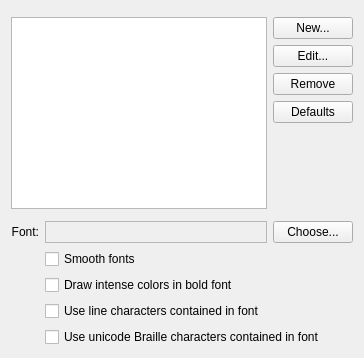
     <widget class="QWidget" name="colorSchemeTab">
      <attribute name="title">
       <string>Color scheme &amp;&amp; font</string>
      </attribute>
      <layout class="QGridLayout">
       <item row="0" column="0" colspan="3">
        <widget class="KMessageWidget" name="colorSchemeMessageWidget">
         <property name="frameShape">
          <enum>QFrame::Shape::StyledPanel</enum>
         </property>
         <property name="frameShadow">
          <enum>QFrame::Shadow::Raised</enum>
         </property>
        </widget>
       </item>
       <item row="1" column="0" colspan="2">
        <widget class="QListView" name="colorSchemeList">
         <property name="verticalScrollMode">
          <enum>QAbstractItemView::ScrollMode::ScrollPerPixel</enum>
         </property>
        </widget>
       </item>
       <item row="1" column="2">
        <layout class="QVBoxLayout">
         <property name="spacing">
          <number>0</number>
         </property>
         <item>
          <layout class="QVBoxLayout" name="colorSchemesBtnLayout">
           <property name="spacing">
            <number>6</number>
           </property>
           <item>
            <widget class="QPushButton" name="newColorSchemeButton">
             <property name="toolTip">
              <string>Create a new color scheme based upon the selected scheme</string>
             </property>
             <property name="text">
              <string comment="@action:button Create an alternate color scheme">New...</string>
             </property>
            </widget>
           </item>
           <item>
            <widget class="QPushButton" name="editColorSchemeButton">
             <property name="toolTip">
              <string>Edit the selected color scheme</string>
             </property>
             <property name="text">
              <string>Edit...</string>
             </property>
            </widget>
           </item>
           <item>
            <widget class="QPushButton" name="removeColorSchemeButton">
             <property name="toolTip">
              <string>Delete the selected color scheme</string>
             </property>
             <property name="text">
              <string>Remove</string>
             </property>
            </widget>
           </item>
           <item>
            <widget class="QPushButton" name="resetColorSchemeButton">
             <property name="toolTip">
              <string>Reset the selected color scheme settings to the default values</string>
             </property>
             <property name="text">
              <string>Defaults</string>
             </property>
            </widget>
           </item>
          </layout>
         </item>
         <item>
          <spacer>
           <property name="orientation">
            <enum>Qt::Orientation::Vertical</enum>
           </property>
           <property name="sizeHint" stdset="0">
            <size>
             <width>20</width>
             <height>20</height>
            </size>
           </property>
          </spacer>
         </item>
        </layout>
       </item>
       <item row="2" column="0" colspan="3">
        <widget class="KMessageWidget" name="transparencyWarningWidget"/>
       </item>
       <item row="3" column="0">
        <widget class="QLabel" name="label_7">
         <property name="sizePolicy">
          <sizepolicy hsizetype="Fixed" vsizetype="Preferred">
           <horstretch>0</horstretch>
           <verstretch>0</verstretch>
          </sizepolicy>
         </property>
         <property name="text">
          <string>Font:</string>
         </property>
         <property name="alignment">
          <set>Qt::AlignmentFlag::AlignRight|Qt::AlignmentFlag::AlignTrailing|Qt::AlignmentFlag::AlignVCenter</set>
         </property>
        </widget>
       </item>
       <item row="3" column="1">
        <widget class="QLabel" name="fontPreview">
         <property name="sizePolicy">
          <sizepolicy hsizetype="Expanding" vsizetype="Preferred">
           <horstretch>0</horstretch>
           <verstretch>0</verstretch>
          </sizepolicy>
         </property>
         <property name="frameShape">
          <enum>QFrame::Shape::StyledPanel</enum>
         </property>
         <property name="frameShadow">
          <enum>QFrame::Shadow::Sunken</enum>
         </property>
         <property name="text">
          <string notr="true"/>
         </property>
         <property name="textFormat">
          <enum>Qt::TextFormat::PlainText</enum>
         </property>
        </widget>
       </item>
       <item row="3" column="2">
        <widget class="QPushButton" name="chooseFontButton">
         <property name="text">
          <string comment="@action:button open a dialog with list of fonts">Choose...</string>
         </property>
        </widget>
       </item>
       <item row="4" column="1" colspan="2">
        <widget class="QCheckBox" name="antialiasTextButton">
         <property name="text">
          <string>Smooth fonts</string>
         </property>
        </widget>
       </item>
       <item row="5" column="1" colspan="2">
        <widget class="QCheckBox" name="boldIntenseButton">
         <property name="text">
          <string>Draw intense colors in bold font</string>
         </property>
        </widget>
       </item>
       <item row="6" column="1" colspan="2">
        <widget class="QCheckBox" name="useFontLineCharactersButton">
         <property name="toolTip">
          <string comment="Characters for drawing lines for a frame or box in TUI programs. Not a row of characters.">Use the selected font for line characters instead of the builtin code</string>
         </property>
         <property name="text">
          <string comment="Characters for drawing lines for a frame or box in TUI programs. Not a row of characters.">Use line characters contained in font</string>
         </property>
        </widget>
       </item>
       <item row="7" column="1" colspan="2">
        <widget class="QCheckBox" name="useFontBrailleCharactersButton">
         <property name="toolTip">
          <string>Use the selected font for unicode Braille characters instead of the builtin code</string>
         </property>
         <property name="text">
          <string>Use unicode Braille characters contained in font</string>
         </property>
        </widget>
       </item>
      </layout>
     </widget>
